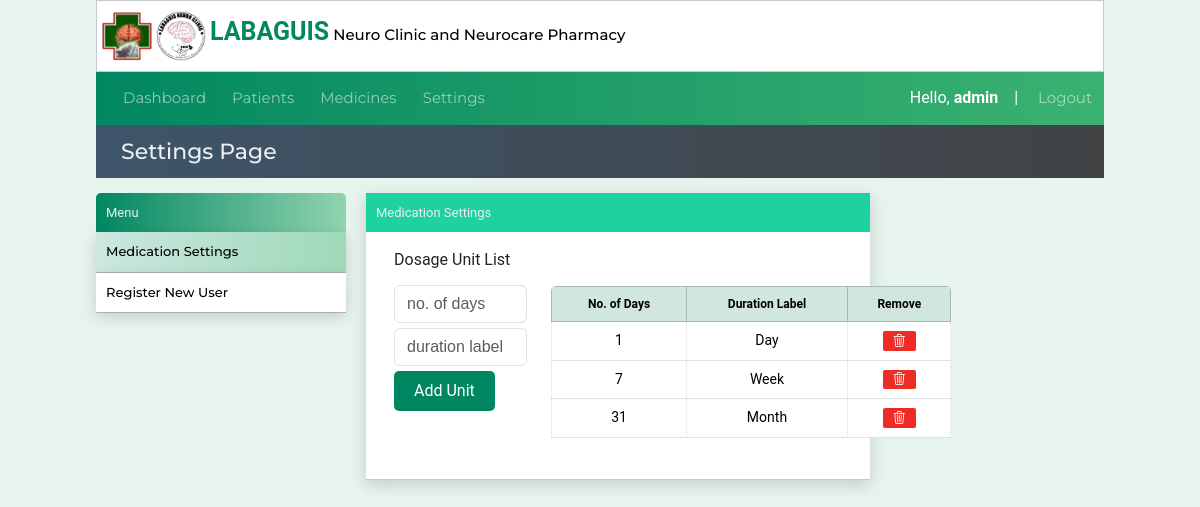
Page /medicationsettings (signed in) on the committed database.
### website/models.py (models this page shows)
class Dosageduration(models.Model):
    daysqty_duration = models.CharField(max_length=50,null=True, blank=True)
    dosage_duration = models.CharField(max_length=50,null=True, blank=True)

### website/views.py (the view)
# urls.py: path('medicationsettings',views.medicationsettings, name='medicationsettings'),
@login_required(login_url="loginuser")
def medicationsettings(request):
    context = Dosageduration.objects.all()
    if 'addunit' in request.POST:
        Dosageduration.objects.create(daysqty_duration=request.POST['daysqty_duration'],dosage_duration=request.POST['dosage_unit'])
    return render(request, 'medicationsettings.html',{"context":context})

### website/templates/medicationsettings.html (shortened to what this page needs)
{% extends 'index.html' %}
{% block pagetitle %} Settings Page{% endblock pagetitle%}
{% block content%}
<div class="container1">
        <div class="left-menu">
          <div class="active-title">Menu</div>
          <a href="{% url "medicationsettings" %}" class="active" >Medication Settings</a><hr>
          <a href="{% url "registrationpage" %}" >Register New User</a><hr>
        </div>
  <div class="reg-area">
    <div class="title-form ">Medication Settings</div>
    <form method="POST" action="">
        <div class="row m-3">
          <div class="col-md-4">
            <label for="inputCity" class="form-label">Dosage Unit List</label>
            <input type="text" class="form-control" placeholder="no. of days" name="daysqty_duration" >
            <input type="text" class="form-control" placeholder="duration label" name="dosage_unit">
            <button class="btn btn-save" name="addunit">Add Unit</button>
          </div>
          <div class="col-md-4">
            <table id="table-medications" class="table table-bordered content-table" style="margin-top:38px;">
              <thead class="table-success bg-gradient">
                <th>No. of Days</th>
                <th>Duration Label</th>
                <th>Remove</th>
              </thead>
              <tbody>
                {% for units in context  %}
                <tr>
                  <td>{{units.daysqty_duration}}</td>
                  <td>{{units.dosage_duration}}</td>
                  <td>
                    <a href= "{% url "deletedosageduration" units.id %}" style="padding:0 10px;margin:0;"
                      name="delete_presciption_item" type='submit'  id="link-delete">
                      <i class="bi bi-trash3"></i></a>
                  </td>
                  {% endfor %}
                </tr>
              </tbody>
            </table>
          </div>
        </div>
        <hr>
        </form>
  </div>
</div>
{%endblock%}

### website/templates/navbar.html (shortened to what this page needs)
<div class="header-main5" style="z-index: 2;">
    <nav class="navbar navbar-dark navbar-expand-md ">
        <div class="container-fluid" >
          <div class="collapse navbar-collapse" id="navbarNav">
            <ul class="navbar-nav">
              <li class="nav-item ">
                <a class="nav-link " aria-current="page" href="{% url "dashboard" %}">Dashboard</a>
              </li>
              <li class="nav-item">
                <a class="nav-link " href="{% url "patienttable" %}">Patients</a>
              </li>
              <li class="nav-item">
                <a class="nav-link" href="{% url "medications" %}">Medicines</a>
              </li>
              <li class="nav-item">
                <a class="nav-link" href="{% url "medicationsettings" %}">Settings</a>
              </li>
            </ul>
          </div>
          Hello,&nbsp <b>{{request.user}}</b> &nbsp &nbsp | &nbsp
        </div>
        <a class="nav-item nav-link navbar-nav" style="margin-right:10px;" href="{% url "logoutuser" %}">Logout</a>
      </nav>
</div>

### website/static/style.css (style rules this page uses)
* { box-sizing:border-box; margin: 0; padding: 0; font-family: 'Roboto', sans-serif; }
body { background-color: #e7f3ed; }
header li,a,strong, button { font-family: 'Montserrat', sans-serif; font-weight: 500; font-size: 13px; color: #edf0f1; text-decoration: none; padding: 0px 0px; margin: 0px 0px; }
.nav-link { font-size: 15px; }
.container1 { display: inline-flex; height: auto; margin-top:10px; width: 100%; }
.left-menu { width: 250px; margin: 0; padding: 0; }
.reg-area { margin-left: 20px; width: 50%; background-color: white; box-shadow: 0 5px 15px 0 #00000026; }
.title-form { color: #edf0f1 ; padding: 10px; font-size: 13px; background: #1dd1a1; }
.left-menu lu,li { font-size: 5px; text-decoration: none; color: black; padding: 5px; list-style: none; margin: 0; }
.active-title { background: rgb(0,135,97); background: linear-gradient(90deg, rgba(0,135,97,1) 0%, rgba(59,178,113,0.49343487394957986) 100%); color: #edf0f1 ; padding: 10px; border-radius: 5px 5px 0 0; font-size: 13px; }
.left-menu a { display: list-item; list-style: none; color: black; width: 100%; padding: 10px; box-shadow: 0 5px 15px 0 #00000026; background-color: white; }
.btn-save { background: rgb(0,135,97); color: white; padding: 8px 20px; border-radius: 5px; border-style: none; }
table { width: 100%; }
th { padding: 10px; font-size: 12px; color: black; background-color: #b4c3d33c; }
tr { font-size: 14px; }
td { border: 1px dotted #ddd; width: auto; }
#link-delete { color: white; border: 1px solid white; padding: 5px 8px; background-color:rgba(235, 18, 11, 0.89); border-radius: 3px; }
hr { margin: 0; padding: 0; }
input, textarea, select { background-color: rgba(249, 255, 189, 0.3); padding: auto; font-family: 'Arial'; margin: 5px 0 5px 0; padding: 5px 0 5px 0; }
#table-medications { text-align: center; }
#table-medications th { vertical-align:middle; }
.header-main5 { height: 100%; margin: 0px 8%; background-color: #80c3e3; background: rgb(1,136,97); background: linear-gradient(90deg, rgba(1,136,97,1) 0%, rgba(31,157,105,1) 50%, rgba(59,178,113,1) 100%); color: white; }
.navbar { padding: 2px; }
.reg-rows label,span,p,ul,li { font-size: 15px; }
.active { margin: 0px; color: white; background: rgb(0,135,97,0.3); background: linear-gradient(90deg, rgba(0,135,97,0.2) 0%, rgba(59,178,113,0.49343487394957986) 100%); }
.content-table { border-collapse: collapse; margin: 25px 0; font-size: 0.9em; min-width: 400px; border-radius: 5px 5px 0 0; overflow: hidden; }

### rows in the picture
Dosageduration: daysqty_duration "1", dosage_duration "Day"
Dosageduration: daysqty_duration "7", dosage_duration "Week"
Dosageduration: daysqty_duration "31", dosage_duration "Month"

### other values in the picture
{{ request.user }} "admin"
